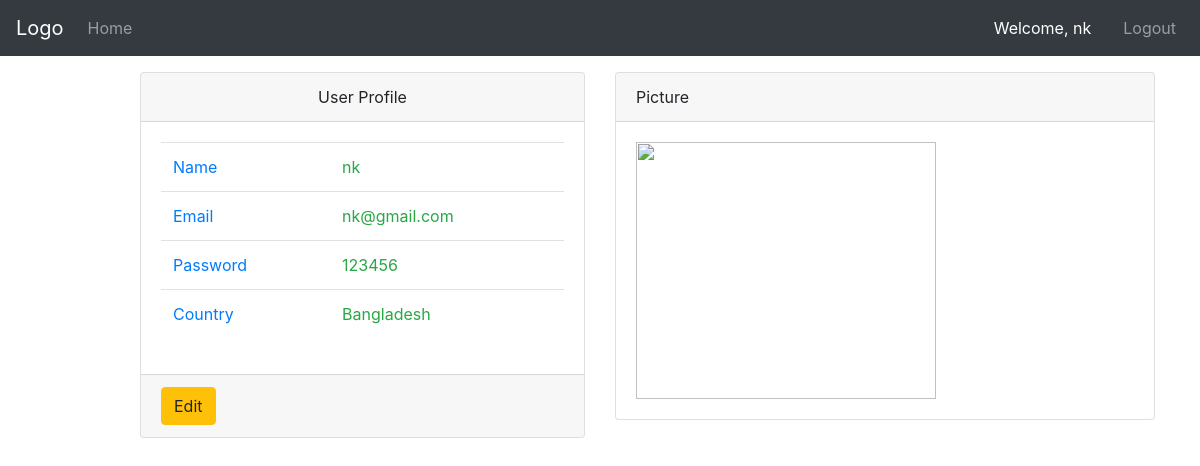
The app's page /user/index.php (signed in) with its own data.
### tables this page shows
CREATE TABLE `user` (
  `id` int(11) NOT NULL,
  `name` varchar(250) DEFAULT NULL,
  `email` varchar(250) DEFAULT NULL,
  `password` varchar(250) DEFAULT NULL,
  `country` varchar(50) DEFAULT NULL,
  `image` varchar(250) DEFAULT NULL,
  `type` int(11) DEFAULT NULL
);

### controller/class.database.php (called while the page is built, shortened)
<?php
    class Database
    {
        protected $servername = "localhost";
        protected $username = "root";
        protected $password = "";
        protected $dbname = "covid_app";
        public function __construct()
        {
	        try
	        {
                  $this->con = new PDO("mysql:host=$this->servername;dbname=$this->dbname", $this->username, $this->password);
	        }
	        catch (Exception $e)
	        {
	             echo "Error: " . $e->getMessage();
	        }
        }
    }
    ?>

### controller/class.crud.php (called while the page is built, shortened)
<?php
	include "class.database.php";
	class Crud extends Database{
		public function user_profile($user_id)
		{
			$sql="SELECT * FROM `user` WHERE `id`='$user_id' ";
			$stmt = $this->con->prepare($sql);
			$stmt->execute();
			$row=$stmt->fetch();
			return $row;
		}
	}
?>

### user/index.php (the view, shortened to what this page needs)
<!DOCTYPE html>
<html>
 <head>
  <?php
   include'../assets/header.php';
   include "../controller/class.Crud.php";
   $object=new Crud();
   $user_id=$_SESSION["user_id"];
   $user_info=$object->user_profile($user_id);
   ?>
 </head>
 <nav class="navbar navbar-expand-sm bg-dark navbar-dark fixed-top">
   <a class="navbar-brand" href="../index.php">Logo</a>
   <ul class="navbar-nav">
      <li class="nav-item">
        <a class="nav-link" href="../index.php">Home</a>
      </li>
   </ul>
   <ul class="navbar-nav ml-auto">
    <?php
      if(isset($_SESSION["user_name"]))
      {
        echo '
           <span class="navbar-text mr-4">
             <a href="../user/index.php">Welcome, '.$_SESSION["user_name"].'</a>
           </span>
        ';
      }
      if(!isset($_SESSION["user_name"]))
      {
        echo '
          <li class="nav-item">
            <a class="nav-link" href="login/index.php">Login</a>
          </li>
         ';
      }
      else{
        echo '
          <li class="nav-item">
            <a class="nav-link" href="../login/logout.php">Logout</a>
          </li>
         ';
      }
    ?>
   </ul>
 </nav>
 <br><br><br>
 <body>
  <div class="container">
    <div class="row">
      <div class="col-md-1"></div>
      <div class="col-md-5">
        <div class="card">
          <div class="card-header text-center">User Profile</div>
          <div class="card-body">
            <table class="table ">
              <tbody>
               <?php
                echo '
                  <tr>
                    <td class="text-primary">Name</td>
                    <td class="text-success">'.$user_info['name'].'</td>
                  </tr>
                  <tr>
                    <td class="text-primary">Email</td>
                    <td class="text-success">'.$user_info['email'].'</td>
                  </tr>
                  <tr>
                    <td class="text-primary">Password</td>
                    <td class="text-success">'.$user_info['password'].'</td>
                  </tr>
                  <tr>
                    <td class="text-primary">Country</td>
                    <td class="text-success">'.$user_info['country'].'</td>
                  </tr>
                ';
               ?>
              </tbody>
            </table>
          </div>
          <div class="card-footer">
            <button class="btn btn-warning" data-toggle="modal" data-target="#exampleModal">Edit</button>
          </div>
        </div>
      </div>
      <div class="col-md-6">
        <div class="card">
          <div class="card-header">Picture</div>
          <div class="card-body">
            <img src="<?php echo '../uploads/images/'.$user_info['image']; ?>" width="300px" height="257px" >
          </div>
        </div>
      </div>
    </div>
  </div>
 </body>
</html>

### records on screen
user: name "nk", email "nk@gmail.com", password "123456", country "Bangladesh"

### other values on screen
$_SESSION["user_name"] "nk"
